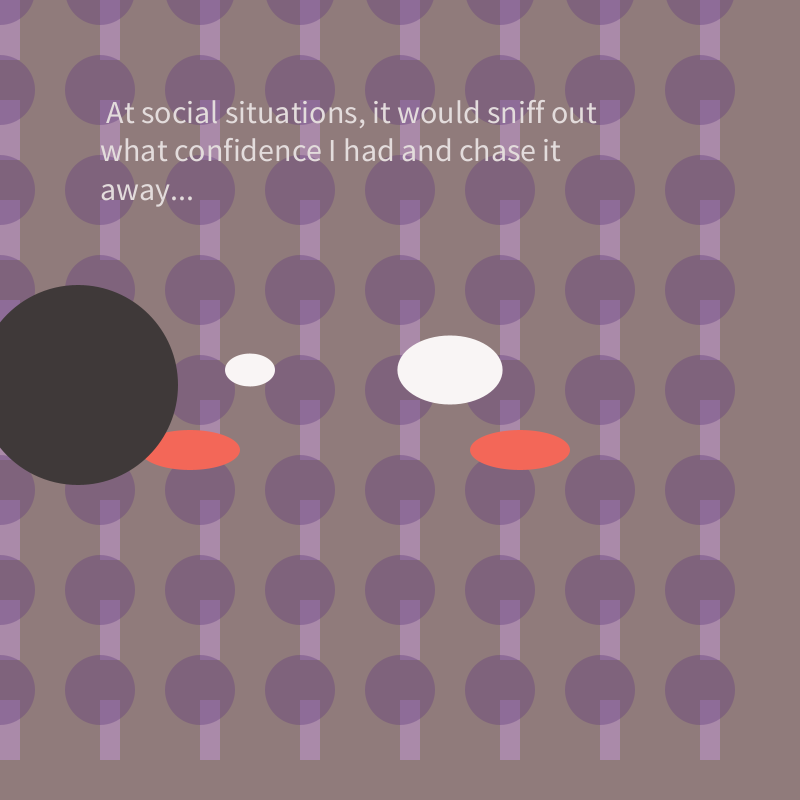
Frame 1 (no input)
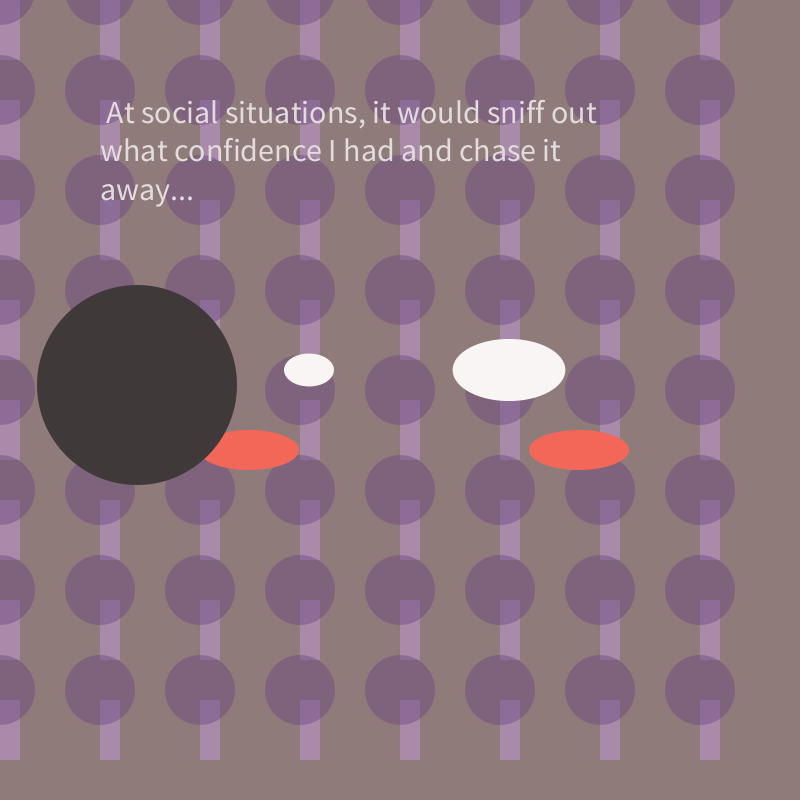
Frame 60 (the mouse pressed at the canvas centre just before this capture)
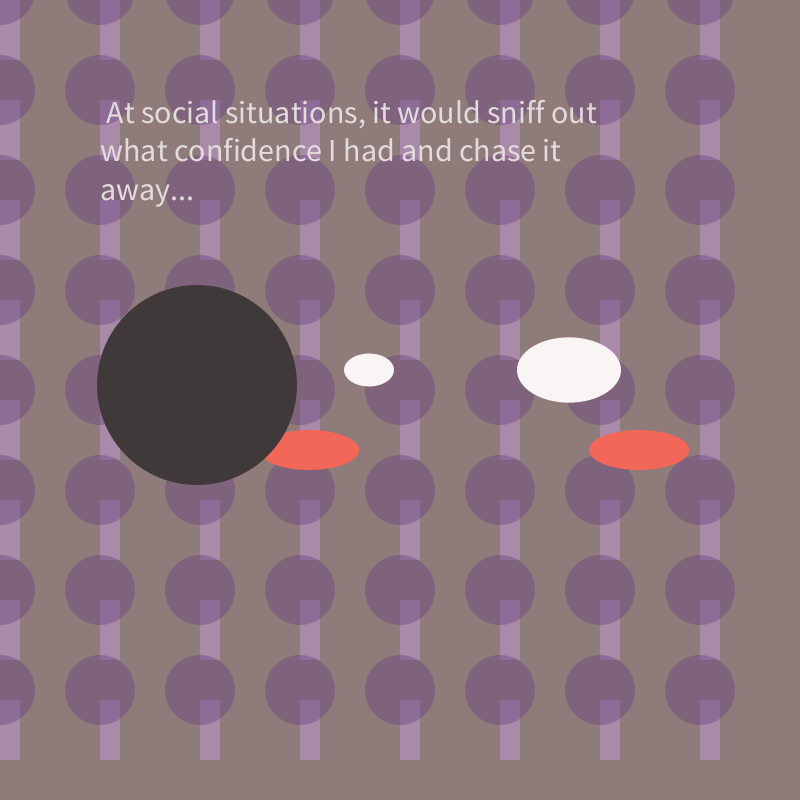
Frame 120 (the mouse held since frame 60 and released just before this capture)

The Processing sketch that drew these frames (run headless with seeded random() and noise(); from frame 60 on, the mouse is pressed at the canvas centre):

// Processing sketch: scene4
// ── scene4.pde
// this scene should use vector to let black free dropping 
// use time to show crowd diappear constantly 
float n;
float m;
Depression Black;
//Depression Black2;
Face Me;
Crowd people;


void setup(){
  size(800,800);
  background(144, 123, 123);
  
  Black = new Depression(500,500,200,200);
  //Black2 = new Depression(mouseX,mouseY,200,200);
  Me = new Face(50,20+random(0,20));
  people = new Crowd(70,70);
  
  
  
}

void draw(){
  background(144, 123, 123);
  println(mouseX,mouseY);
  people.appear();
 // Black2.display(mouseX,mouseY);
  Me.eyes();
  Me.checks();
  // why once I uncomment my mouth the sentence would disappear?Cre
  //Me.mouth(); 
  word();
 Black.display(78+n,385);
 n=n+1;
 m=m+1;
 

  
 
}
// scene#1 title
void word(){ 
  String six = " At social situations, it would sniff out what confidence I had and chase it away... ";
  fill(227, 220, 220);
  textSize(32);
  text(six,100,100,500,500);
 }
 

// ── Crowd.pde
class Crowd{
  float p;
  float q;
  
Crowd(float p_, float q_){
  p=p_;
  q=q_;
  
}
// this part should use arrays to display pubic 
void appear(){
 //rectMode(CENTER);
 for (int i=0;i<800;i=i+100){
   for (int i_=0;i_<800;i_=i_+100){
 noStroke();
 fill(210, 160, 239,100);
 rect(i,i_,20,60);
 noStroke();
 fill(100, 60, 124,100);
 ellipse(i,i_-10,p,q);
   }
 }
 
 
}
}

// ── Depression.pde
class Depression{
  float x;
  float y;
  float xLoc;
  float yLoc;
  
Depression(float x_, float y_, float xLoc_,float yLoc_){
   x=x_;
   y=y_;
  xLoc= xLoc_;
  yLoc= yLoc_;
  
}

void display(float changeX, float changeY){
  noStroke();
  fill(63, 57, 57);
  ellipse(changeX,changeY,xLoc,yLoc);
 
    
  
}


  
  
  
}

// ── Face.pde
class Face{
  float a;
  float b;
  
 
  
Face(float a_, float b_){
  a=a_;
  b=b_;
  
  
}

void eyes(){
  noStroke();
  fill(249, 245, 245);
  ellipse(250+m,370,a,b);
  ellipse(450+m,370,100+random(0,20),50+random(0,20));
 }
void checks(){
  noStroke();
  fill(243, 103, 88);
  ellipse(190+m,450,100,40);
  ellipse(520+m,450,100,40);
  }
  
void mouth(){
  noStroke();
  fill(41, 4, 0);
  rectMode(CENTER);
  rect(350+m,480,200,10);
  
}

 }
